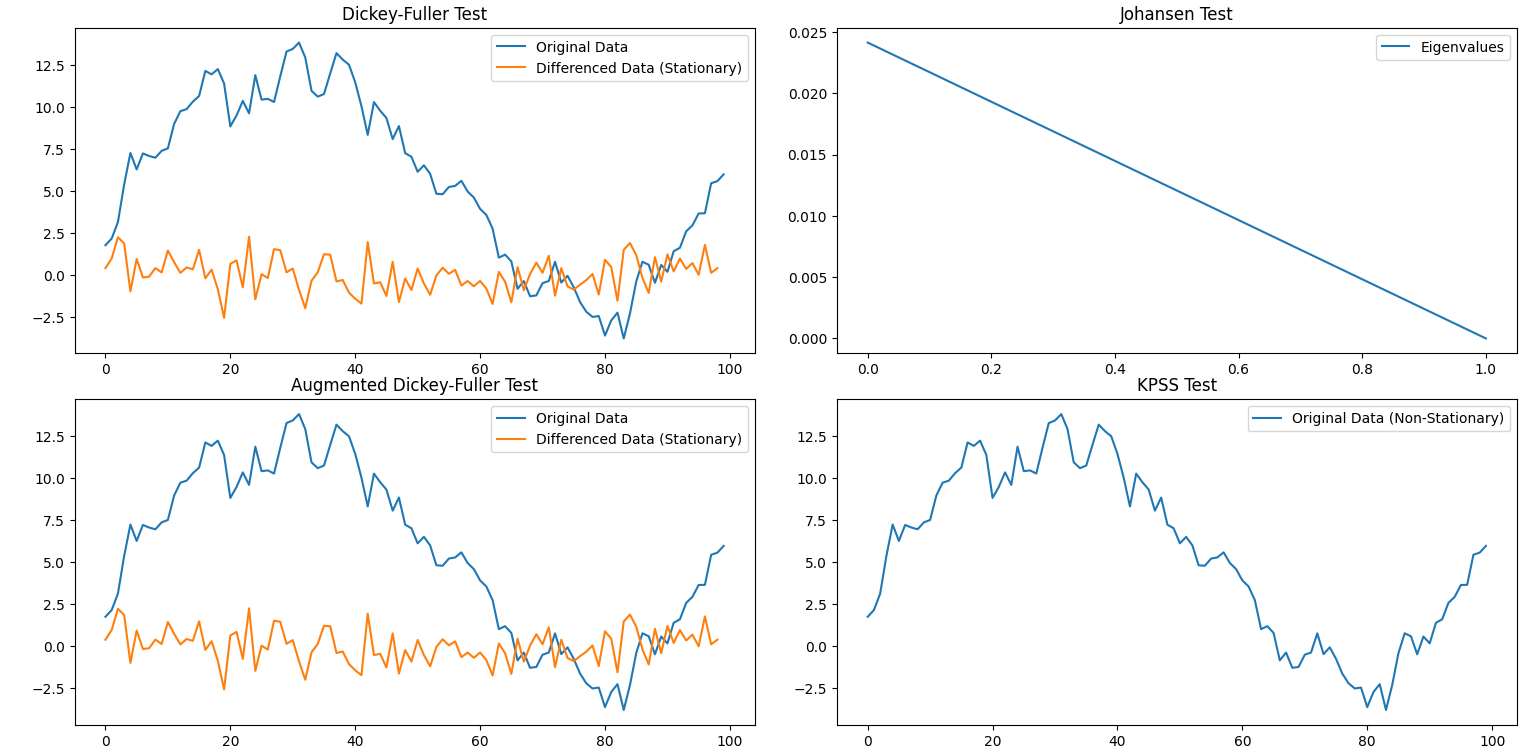

Write the Python code that produced this figure.
import numpy as np
import matplotlib.pyplot as plt
from statsmodels.tsa.stattools import adfuller, kpss
from statsmodels.tsa.vector_ar.vecm import coint_johansen

# إنشاء بيانات غير مستقرة
np.random.seed(0)
t = np.arange(1, 101)
data_nonstationary = np.cumsum(np.random.normal(0, 1, 100))  # سلسلة غير مستقرة
data_stationary = np.diff(data_nonstationary)  # جعلها مستقرة عبر التفريق

# رسم الرسم البياني للاختبار ديكي فولر


def plot_adf(data, title, ax):
    ax.plot(data, label="Original Data")
    ax.plot(np.diff(data), label="Differenced Data (Stationary)")
    ax.set_title(title)
    ax.legend()

# اختبار Johansen (نحتاج إلى مصفوفة بيانات)


def plot_johansen(data, ax):
    # تقليم البيانات غير المستقرة لتتوافق مع طول البيانات المستقرة
    data_trimmed = data[1:]  # إزالة العنصر الأول لمطابقة الأحجام

    # دمج البيانات بعد تعديل الحجم
    combined_data = np.column_stack([data_trimmed, data_stationary])

    result = coint_johansen(combined_data, det_order=0, k_ar_diff=1)
    ax.plot(result.eig, label="Eigenvalues")
    ax.set_title("Johansen Test")
    ax.legend()

# رسم اختبار KPSS


def plot_kpss(data, ax):
    ax.plot(data, label="Original Data (Non-Stationary)")
    ax.set_title("KPSS Test")
    ax.legend()


# إنشاء الرسوم البيانية
fig, axs = plt.subplots(2, 2, figsize=(12, 10))

plot_adf(data_nonstationary, "Dickey-Fuller Test", axs[0, 0])
plot_johansen(data_nonstationary, axs[0, 1])
plot_adf(data_nonstationary, "Augmented Dickey-Fuller Test", axs[1, 0])
plot_kpss(data_nonstationary, axs[1, 1])

plt.tight_layout()
plt.show()
